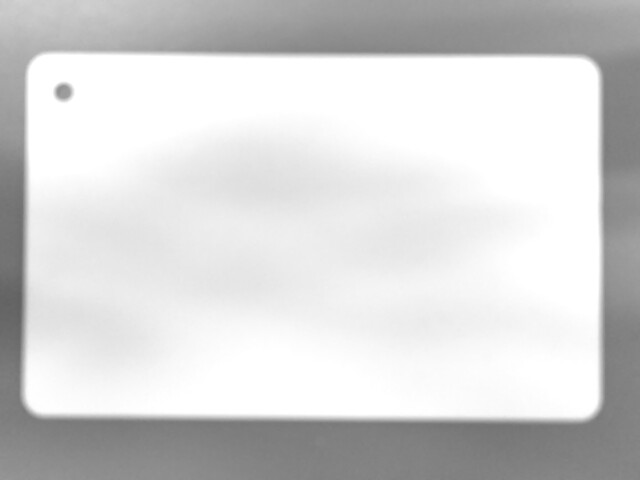
#> input picture testing_white.jpg, 640 x 480 px; the run also reads 1 picture not shown here
$ python elm_test.py
#> lines starting #> are read from the running program, lines starting #| are printed output that depends on the picture
import numpy as np
import matplotlib as plt
import cv2

sensor_white = 140
sensor_gray = 45
sensor_black = 8.4

sensor = [sensor_white, sensor_gray, sensor_black]

#NOTE: all test images are taken in red band
photos = ["testing_white.jpg", "testing_gray.jpg", "testing_black.jpg"]
avg = np.zeros(3)
i = 0

for x in photos:

    img = cv2.imread(x)
#> img is the input picture: shape (480, 640, 3); min 97, max 255, mean 212.9
    cropped_img = img[80:420, 60:580]
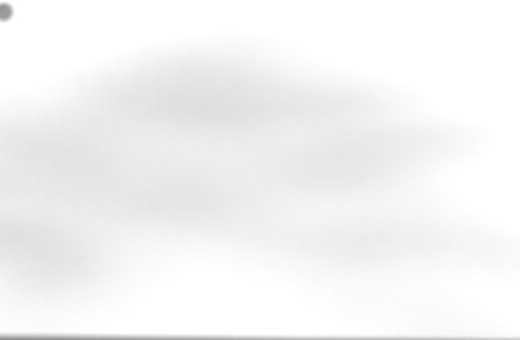
#> cropped_img: shape (340, 520, 3); min 139, max 255, mean 244.2
    cropped_img = cropped_img[:,:,0]
#> cropped_img: shape (340, 520)
    avg[i] = np.average(cropped_img)
    i = i + 1
#> pass 2 of the loop `for x in photos:`:
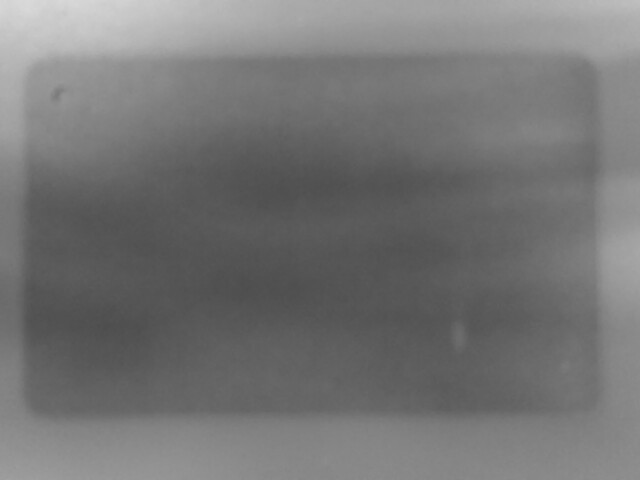
#> input picture testing_gray.jpg, 640 x 480 px
#> img is the input picture: shape (480, 640, 3); min 77, max 217, mean 116.9
#> `cropped_img = img[80:420, 60:580]`:
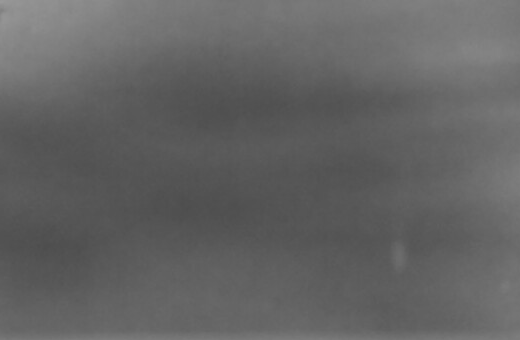
#> cropped_img: shape (340, 520, 3); min 77, max 153, mean 99.3
#> pass 3 of the loop `for x in photos:`:
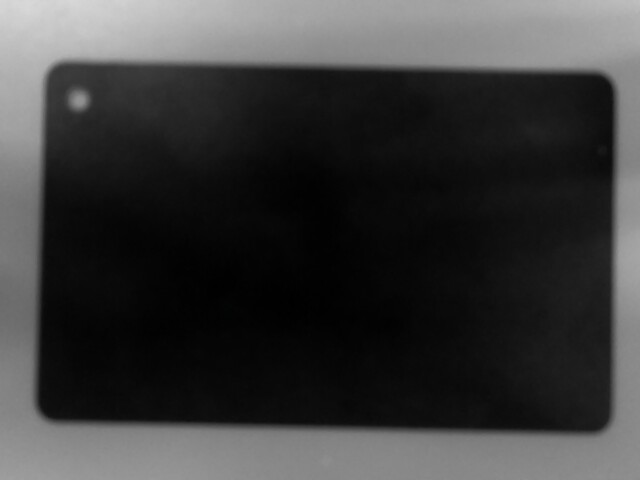
#> input picture testing_black.jpg, 640 x 480 px
#> img is the input picture: shape (480, 640, 3); mean B, G, R 59.1, 59.1, 59
#> `cropped_img = img[80:420, 60:580]`:
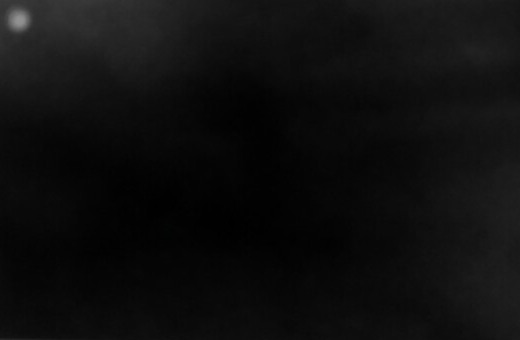
#> cropped_img: shape (340, 520, 3); mean B, G, R 14.1, 14.1, 14.1

print(avg)

slope_intercept = np.polyfit(avg, sensor, 1)
#print(slope_intercept[0])
#print(slope_intercept[1])
output = cv2.imread(photos[2])
output = cv2.multiply(output, slope_intercept[0])
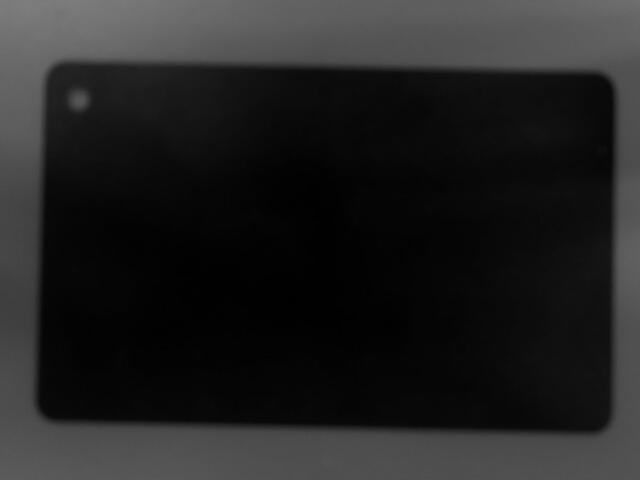
#> output: shape (480, 640, 3); mean B, G, R 34.3, 34.3, 34.3
output = cv2.add(output, slope_intercept[1])
#cv2.imwrite("elm_test_output.jpg", output)


cv2.imshow("Image", output)
cv2.waitKey(0)
#cv2.destroyAllWindows()
